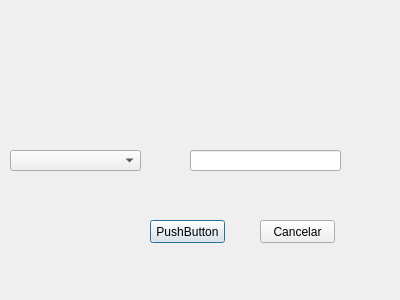
<?xml version="1.0" encoding="UTF-8"?>
<ui version="4.0">
 <class>Dialog</class>
 <widget class="QDialog" name="Dialog">
  <property name="geometry">
   <rect>
    <x>0</x>
    <y>0</y>
    <width>400</width>
    <height>300</height>
   </rect>
  </property>
  <property name="windowTitle">
   <string>Dialog</string>
  </property>
  <widget class="QLineEdit" name="lineEdit">
   <property name="geometry">
    <rect>
     <x>190</x>
     <y>150</y>
     <width>151</width>
     <height>21</height>
    </rect>
   </property>
  </widget>
  <widget class="QComboBox" name="comboBox">
   <property name="geometry">
    <rect>
     <x>10</x>
     <y>150</y>
     <width>131</width>
     <height>21</height>
    </rect>
   </property>
  </widget>
  <widget class="QPushButton" name="pushButton">
   <property name="geometry">
    <rect>
     <x>150</x>
     <y>220</y>
     <width>75</width>
     <height>23</height>
    </rect>
   </property>
   <property name="text">
    <string>PushButton</string>
   </property>
  </widget>
  <widget class="QPushButton" name="cancelButton">
   <property name="geometry">
    <rect>
     <x>260</x>
     <y>220</y>
     <width>75</width>
     <height>23</height>
    </rect>
   </property>
   <property name="text">
    <string>Cancelar</string>
   </property>
  </widget>
 </widget>
 <resources/>
 <connections/>
</ui>
